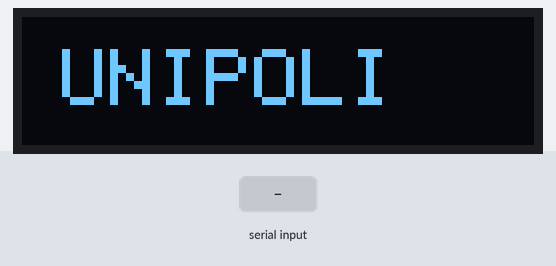
This sketch was run on a simulated Arduino Uno, built with avr-gcc and run on an emulated ATmega328P. On the bench: 128×32 one-colour display. Inputs (shaded band) come from the test bench.

Above: at 0.6 s.
At 3.7 s:
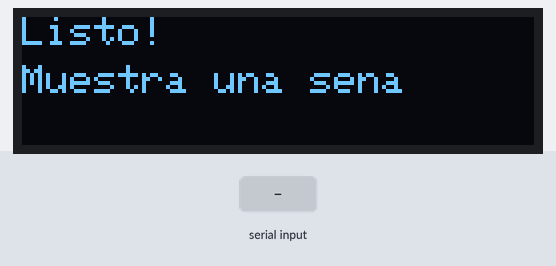
3.8 s: "1\n" received over Serial
At 4.1 s:
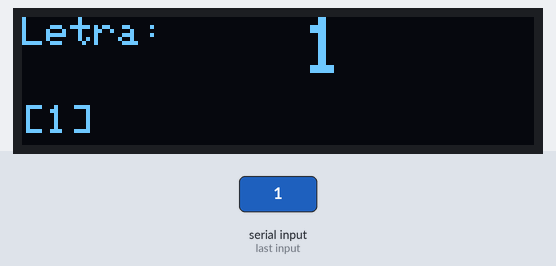
5.3 s: "0\n" received over Serial
At 6.4 s:
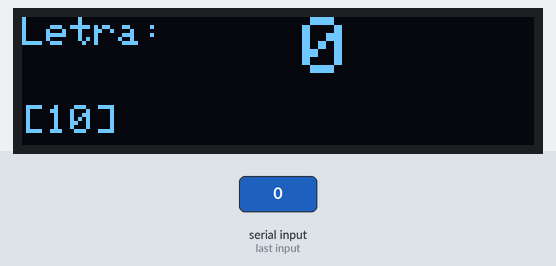
6.8 s: "2\n" received over Serial
At 11.1 s:
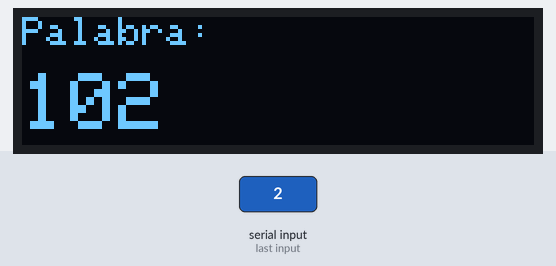
Timing chart, 0 to 12.6 s (numbered marks = the images above; inputs shaded):
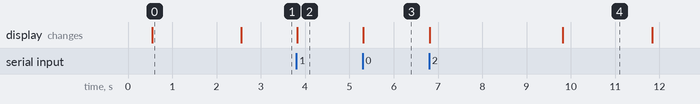

Measured:
- after the input at 3.8 s, the display: changes at once (image 2)
- after the input at 5.3 s, the display: changes at once (image 3)
- what the display in image 0 shows lasts 2.1 s, from 0.5 s to 2.6 s

The sketch:

SignToText.ino
```cpp
#include <Wire.h>
#include <Adafruit_GFX.h>
#include <Adafruit_SSD1306.h>

// CONFIGURACIÓN OLED (Steren ARD-384, SSD1306, 128x32, I2C)
#define SCREEN_WIDTH   128
#define SCREEN_HEIGHT  32
#define OLED_RESET     -1
#define SCREEN_ADDRESS 0x3C
//#define SCREEN_ADDRESS 0x3D

Adafruit_SSD1306 display(SCREEN_WIDTH, SCREEN_HEIGHT, &Wire, OLED_RESET);

//VARIABLES
String letraActual   = "";
String letraAnterior = "";
unsigned long tiempoUltima = 0;
String palabraActual = "";

//SETUP
void setup() {
  Serial.begin(9600);

  delay(500);                 // esperar a que el OLED estabilice su alimentación antes de inicializar

  if (!display.begin(SSD1306_SWITCHCAPVCC, SCREEN_ADDRESS)) {
    Serial.println("Error: no se encontro el OLED");
    while (true) delay(1000);
  }

  display.clearDisplay();
  display.setTextColor(SSD1306_WHITE);

  // Pantalla de bienvenida
  display.setTextSize(2);
  display.setCursor(10, 8);
  display.print("UNIPOLI");
  display.display();
  delay(2000);

  pantallaListo();
}

//LOOP
void loop() {

  // Leer letra enviada por Python
  if (Serial.available() > 0) {
    letraActual = Serial.readStringUntil('\n');
    letraActual.trim();

    if (letraActual.length() > 0 && letraActual != letraAnterior) {
      letraAnterior = letraActual;
      tiempoUltima  = millis();

      // Agregar a la palabra si es una letra válida
      if (letraActual != "?" && letraActual != "-") {
        palabraActual += letraActual;
        if (palabraActual.length() > 10) {
          palabraActual = palabraActual.substring(palabraActual.length() - 10);
        }
      }

      mostrarLetra(letraActual);
    }
  }

  // Si pasan 3 segundos sin nueva letra, limpiar "palabra en progreso"
  if (millis() - tiempoUltima > 3000 && palabraActual.length() > 0) {
    // Mostrar la palabra completa formada
    display.clearDisplay();
    display.setTextSize(1);
    display.setCursor(0, 0);
    display.print("Palabra:");
    display.setTextSize(2);
    display.setCursor(0, 14);
    display.print(palabraActual);
    display.display();
    delay(2000);

    // Reiniciar
    palabraActual  = "";
    letraAnterior  = "";
    pantallaListo();
  }
}

//FUNCIÓN: PANTALLA DE ESPERA
void pantallaListo() {
  display.clearDisplay();
  display.setTextSize(1);
  display.setCursor(0, 0);
  display.print("Listo!");
  display.setCursor(0, 12);
  display.print("Muestra una sena");
  display.display();
}

//FUNCIÓN: MOSTRAR EN OLED
void mostrarLetra(String letra) {
  display.clearDisplay();

  // Fila superior: etiqueta + letra grande
  display.setTextSize(1);
  display.setCursor(0, 0);
  display.print("Letra:");
  display.setTextSize(2);
  display.setCursor(70, 0);
  display.print(letra);

  // Fila inferior: palabra en progreso
  display.setTextSize(1);
  display.setCursor(0, 22);
  display.print("[");
  display.print(palabraActual);
  display.print("]");

  display.display();
}
```
